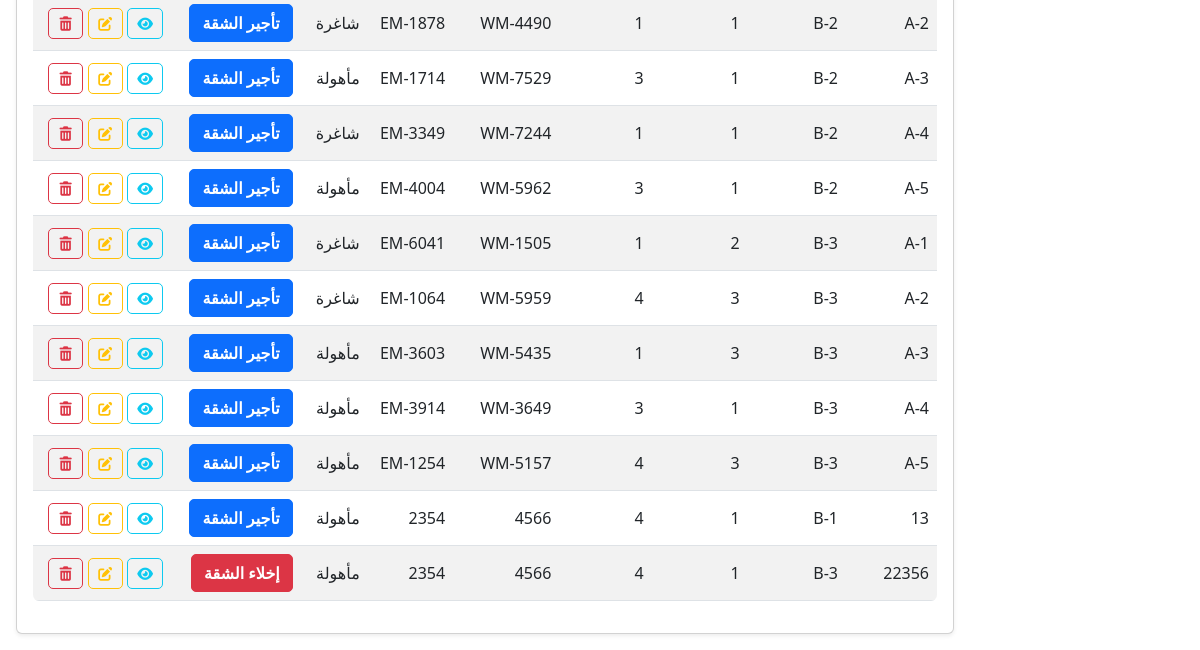
Before: /apartments/ (signed in, lower part) with the older database file.
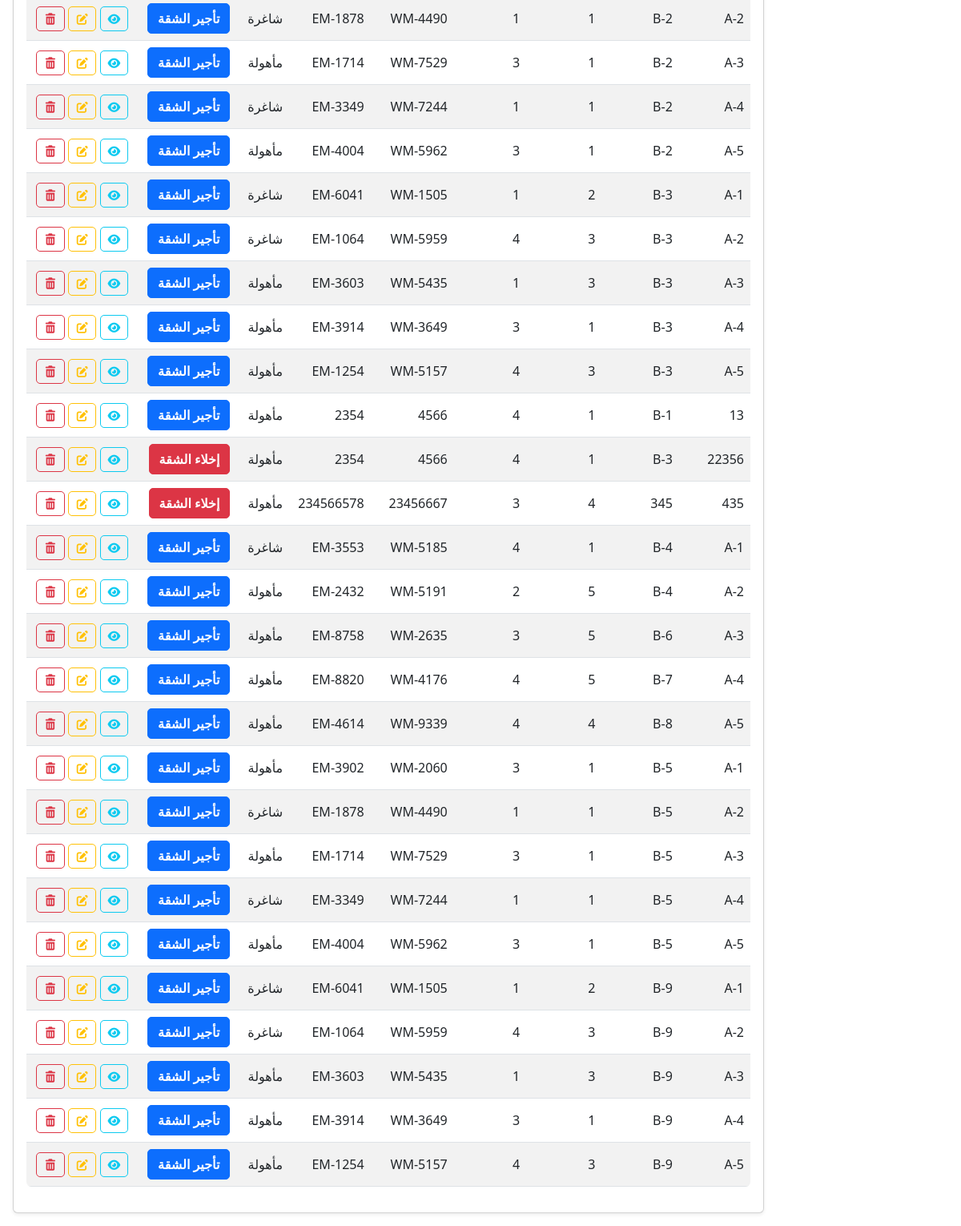
After: the same page with the newer database file.
### rentals/models.py (models this page shows)
class Apartment(models.Model):
    APARTMENT_STATUS_CHOICES = [
        ('شاغرة', 'شاغرة'),
        ('مأهولة', 'مأهولة'),
    ]
    building = models.ForeignKey(Building, on_delete=models.CASCADE, related_name='apartments', verbose_name="العمارة")
    apartment_number = models.CharField(max_length=50, verbose_name="رقم الشقة")
    num_of_rooms = models.IntegerField(verbose_name="عدد الغرف")
    electricity_meter_number = models.CharField(max_length=50, verbose_name="رقم عداد الكهرباء")
    water_meter_number = models.CharField(max_length=50, verbose_name="رقم عداد الماء")
    status = models.CharField(max_length=8, choices=APARTMENT_STATUS_CHOICES, default='شاغرة', verbose_name="الحالة")
    floor_number = models.IntegerField(verbose_name="رقم الطابق", default=1)
    class Meta:
        verbose_name = "الشقة"
        verbose_name_plural = "الشقق"
        unique_together = ("building", "apartment_number")
    def __str__(self):
        return f"{self.building.building_number} | {self.apartment_number}"

class Building(models.Model):
    building_number = models.CharField(max_length=3, unique=True, verbose_name="رقم العمارة")
    address = models.CharField(max_length=255, blank=True, verbose_name="عنوان العمارة")
    number_of_floors = models.IntegerField(verbose_name="عدد الطوابق", default=1)
    number_of_apartments = models.IntegerField(verbose_name="عدد الشقق", default=0)
    class Meta:
        verbose_name = "العمارة"
        verbose_name_plural = "العمارات"
    def __str__(self):
        return self.building_number

### rentals/views.py (the view, shortened to what this page needs)
# urls.py: path('apartments/', views.ApartmentListView.as_view(), name='apartment_list'),
class ApartmentListView(PermissionRequiredMixin, ExportMixin, ListView):
    model = Apartment
    template_name = 'apartments/list.html'
    context_object_name = 'apartments'
    permission_required = 'rentals.view_apartment'
    def get_queryset(self):
        queryset = super().get_queryset()
        building_filter = self.request.GET.get('building')
        apartment_filter = self.request.GET.get('apartment')
        status_filter = self.request.GET.get('status')
        search_filter = self.request.GET.get('search')
        if building_filter:
            queryset = queryset.filter(building__building_number=building_filter)
        if apartment_filter:
            queryset = queryset.filter(apartment_number=apartment_filter)
        if status_filter:
            queryset = queryset.filter(status=status_filter)
        if search_filter:
            queryset = queryset.filter(
                Q(electricity_meter_number__icontains=search_filter) |
                Q(water_meter_number__icontains=search_filter)
            )
        return queryset
    def get_context_data(self, **kwargs):
        context = super().get_context_data(**kwargs)
        context['filter_form'] = ApartmentFilterForm(self.request.GET)
        context['import_form'] = ApartmentImportForm()
        return context

### rentals/views.py (called while the page is built, shortened)
    def get(self, request, *args, **kwargs):
        return super().get(request, *args, **kwargs)

### rentals/templates/apartments/list.html (shortened to what this page needs)
{% extends 'base.html' %}
{% block content %}
<div class="container my-3">
    <div class="row">
        <div class="col-12">
            <div class="card shadow-sm" style="overflow-x: auto; max-width: 100%;">
                <div class="card-body">
                    <table id="apartmentsTable" class="table table-responsive table-striped table-hover">
                        <tbody>
                            {% for apartment in apartments %}
                            <tr>
                                <td>{{ apartment.apartment_number }}</td>
                                <td>{{ apartment.building }}</td>
                                <td>{{ apartment.floor_number }}</td>
                                <td>{{ apartment.num_of_rooms }}</td>
                                <td>{{ apartment.water_meter_number }}</td>
                                <td>{{ apartment.electricity_meter_number}}</td>
                                <td>{{ apartment.status }}</td>
                                <td>
                                {% if apartment.active_tenant %}
                                    <form method="post" onsubmit="return confirm('هل أنت متأكد من أنك تريد إخلاء الشقة {{apartment}}؟');">
                                       <button type="submit" name="set_vacant" class="btn btn-danger mx-1">إخلاء الشقة</button>
                                    </form>
                                {% else %}
                                    <a href="{% url 'active_tenant_create' apartment.pk %}" class="btn btn-primary mx-1">تأجير الشقة</a>
                                {% endif %}
                                </td>
                                <td>
                                    <a href="{% url 'apartment_detail' apartment.pk %}" class="btn btn-outline-info btn-sm">
                                        <i class="fas fa-eye"></i>
                                    </a>
                                    <a href="{% url 'apartment_update' apartment.pk %}" class="btn btn-outline-warning btn-sm">
                                        <i class="fas fa-edit"></i>
                                    </a>
                                    <a href="{% url 'apartment_delete' apartment.pk %}" class="btn btn-outline-danger btn-sm">
                                        <i class="fas fa-trash-alt"></i>
                                    </a>
                                </td>
                            </tr>
                            {% endfor %}
                        </tbody>
                    </table>
                </div>
            </div>
        </div>
    </div>
</div>
{% endblock %}

Changed rows visible on the page:
added Apartment: apartment_number "435", building "345", floor_number "4", num_of_rooms "3", water_meter_number "23456667", electricity_meter_number "234566578", status "مأهولة"
added Apartment: apartment_number "A-1", building "B-4", floor_number "1", num_of_rooms "4", water_meter_number "WM-5185", electricity_meter_number "EM-3553", status "شاغرة", shows "تأجير الشقة"
added Apartment: apartment_number "A-2", building "B-4", floor_number "5", num_of_rooms "2", water_meter_number "WM-5191", electricity_meter_number "EM-2432", status "مأهولة", shows "تأجير الشقة"
added Apartment: apartment_number "A-3", building "B-6", floor_number "5", num_of_rooms "3", water_meter_number "WM-2635", electricity_meter_number "EM-8758", status "مأهولة", shows "تأجير الشقة"
added Apartment: apartment_number "A-4", building "B-7", floor_number "5", num_of_rooms "4", water_meter_number "WM-4176", electricity_meter_number "EM-8820", status "مأهولة", shows "تأجير الشقة"
added Apartment: apartment_number "A-5", building "B-8", floor_number "4", num_of_rooms "4", water_meter_number "WM-9339", electricity_meter_number "EM-4614", status "مأهولة", shows "تأجير الشقة"
added Apartment: apartment_number "A-1", building "B-5", floor_number "1", num_of_rooms "3", water_meter_number "WM-2060", electricity_meter_number "EM-3902", status "مأهولة", shows "تأجير الشقة"
added Apartment: apartment_number "A-2", building "B-5", floor_number "1", num_of_rooms "1", water_meter_number "WM-4490", electricity_meter_number "EM-1878", status "شاغرة", shows "تأجير الشقة"
added Apartment: apartment_number "A-3", building "B-5", floor_number "1", num_of_rooms "3", water_meter_number "WM-7529", electricity_meter_number "EM-1714", status "مأهولة", shows "تأجير الشقة"
added Apartment: apartment_number "A-4", building "B-5", floor_number "1", num_of_rooms "1", water_meter_number "WM-7244", electricity_meter_number "EM-3349", status "شاغرة", shows "تأجير الشقة"
added Apartment: apartment_number "A-5", building "B-5", floor_number "1", num_of_rooms "3", water_meter_number "WM-5962", electricity_meter_number "EM-4004", status "مأهولة", shows "تأجير الشقة"
added Apartment: apartment_number "A-1", building "B-9", floor_number "2", num_of_rooms "1", water_meter_number "WM-1505", electricity_meter_number "EM-6041", status "شاغرة", shows "تأجير الشقة"
added Apartment: apartment_number "A-2", building "B-9", floor_number "3", num_of_rooms "4", water_meter_number "WM-5959", electricity_meter_number "EM-1064", status "شاغرة", shows "تأجير الشقة"
added Apartment: apartment_number "A-3", building "B-9", floor_number "3", num_of_rooms "1", water_meter_number "WM-5435", electricity_meter_number "EM-3603", status "مأهولة", shows "تأجير الشقة"
added Apartment: apartment_number "A-4", building "B-9", floor_number "1", num_of_rooms "3", water_meter_number "WM-3649", electricity_meter_number "EM-3914", status "مأهولة", shows "تأجير الشقة"
added Apartment: apartment_number "A-5", building "B-9", floor_number "3", num_of_rooms "4", water_meter_number "WM-5157", electricity_meter_number "EM-1254", status "مأهولة", shows "تأجير الشقة"
